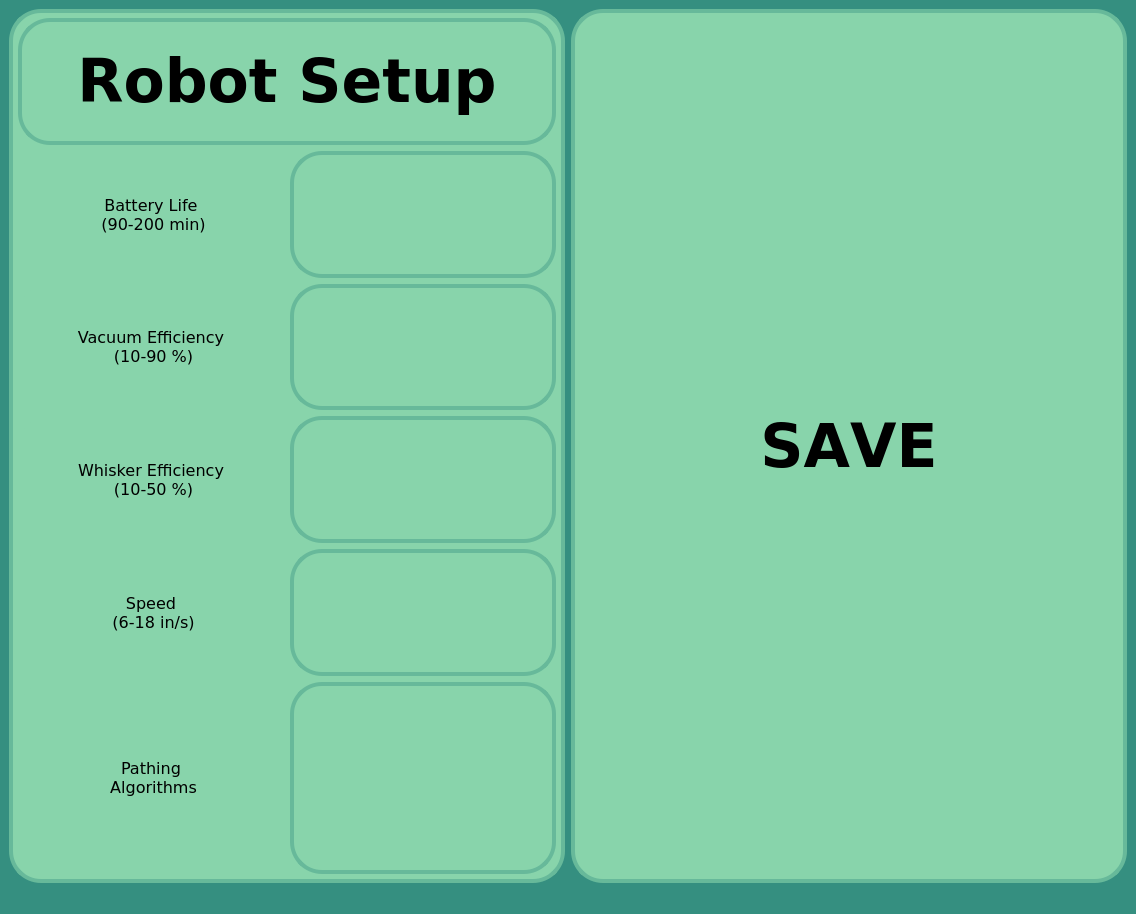
<?xml version="1.0" encoding="UTF-8"?>
<ui version="4.0">
 <class>SettingsWindow</class>
 <widget class="QMainWindow" name="SettingsWindow">
  <property name="geometry">
   <rect>
    <x>0</x>
    <y>0</y>
    <width>1136</width>
    <height>914</height>
   </rect>
  </property>
  <property name="sizePolicy">
   <sizepolicy hsizetype="Preferred" vsizetype="Preferred">
    <horstretch>0</horstretch>
    <verstretch>0</verstretch>
   </sizepolicy>
  </property>
  <property name="font">
   <font>
    <pointsize>25</pointsize>
    <kerning>false</kerning>
   </font>
  </property>
  <property name="windowTitle">
   <string>MainWindow</string>
  </property>
  <property name="styleSheet">
   <string notr="true">background-color: rgba(53, 143, 128, 1);</string>
  </property>
  <widget class="QWidget" name="centralwidget">
   <layout class="QHBoxLayout" name="horizontalLayout">
    <item>
     <widget class="QWidget" name="verticalWidget_2" native="true">
      <property name="sizePolicy">
       <sizepolicy hsizetype="Preferred" vsizetype="Expanding">
        <horstretch>0</horstretch>
        <verstretch>0</verstretch>
       </sizepolicy>
      </property>
      <property name="font">
       <font>
        <family>Verdana</family>
        <pointsize>9</pointsize>
        <kerning>true</kerning>
       </font>
      </property>
      <property name="styleSheet">
       <string notr="true">
	background: rgba(136, 212, 171, 1);
	border-width: 4px;
	border-style: solid;
	border-radius: 32px;
	border-color: rgba(103, 185, 154, 1);
</string>
      </property>
      <layout class="QVBoxLayout" name="verticalLayout_2">
       <item>
        <widget class="QLabel" name="label">
         <property name="font">
          <font>
           <family>Verdana</family>
           <pointsize>45</pointsize>
           <bold>true</bold>
           <kerning>false</kerning>
          </font>
         </property>
         <property name="text">
          <string>Robot Setup</string>
         </property>
         <property name="alignment">
          <set>Qt::AlignmentFlag::AlignCenter</set>
         </property>
        </widget>
       </item>
       <item>
        <layout class="QHBoxLayout" name="horizontalLayout_2">
         <item>
          <widget class="QLabel" name="label_2">
           <property name="font">
            <font>
             <family>Verdana</family>
             <pointsize>12</pointsize>
             <kerning>true</kerning>
            </font>
           </property>
           <property name="styleSheet">
            <string notr="true">border-width: 0px;</string>
           </property>
           <property name="frameShape">
            <enum>QFrame::Shape::Box</enum>
           </property>
           <property name="lineWidth">
            <number>3</number>
           </property>
           <property name="midLineWidth">
            <number>3</number>
           </property>
           <property name="text">
            <string>Battery Life
 (90-200 min)</string>
           </property>
           <property name="alignment">
            <set>Qt::AlignmentFlag::AlignCenter</set>
           </property>
          </widget>
         </item>
         <item>
          <widget class="QLineEdit" name="batteryLifeEdit">
           <property name="sizePolicy">
            <sizepolicy hsizetype="Minimum" vsizetype="Preferred">
             <horstretch>0</horstretch>
             <verstretch>0</verstretch>
            </sizepolicy>
           </property>
           <property name="font">
            <font>
             <family>Verdana</family>
             <pointsize>12</pointsize>
             <kerning>true</kerning>
            </font>
           </property>
           <property name="frame">
            <bool>false</bool>
           </property>
           <property name="alignment">
            <set>Qt::AlignmentFlag::AlignCenter</set>
           </property>
          </widget>
         </item>
        </layout>
       </item>
       <item>
        <layout class="QHBoxLayout" name="horizontalLayout_3">
         <item>
          <widget class="QLabel" name="label_3">
           <property name="font">
            <font>
             <family>Verdana</family>
             <pointsize>12</pointsize>
             <kerning>true</kerning>
            </font>
           </property>
           <property name="styleSheet">
            <string notr="true">border-width: 0px;</string>
           </property>
           <property name="frameShape">
            <enum>QFrame::Shape::Box</enum>
           </property>
           <property name="lineWidth">
            <number>3</number>
           </property>
           <property name="midLineWidth">
            <number>3</number>
           </property>
           <property name="text">
            <string>Vacuum Efficiency
 (10-90 %)</string>
           </property>
           <property name="alignment">
            <set>Qt::AlignmentFlag::AlignCenter</set>
           </property>
          </widget>
         </item>
         <item>
          <widget class="QLineEdit" name="vacuumEfficiencyEdit">
           <property name="sizePolicy">
            <sizepolicy hsizetype="Minimum" vsizetype="Preferred">
             <horstretch>0</horstretch>
             <verstretch>0</verstretch>
            </sizepolicy>
           </property>
           <property name="font">
            <font>
             <family>Verdana</family>
             <pointsize>12</pointsize>
             <kerning>true</kerning>
            </font>
           </property>
           <property name="frame">
            <bool>false</bool>
           </property>
           <property name="alignment">
            <set>Qt::AlignmentFlag::AlignCenter</set>
           </property>
          </widget>
         </item>
        </layout>
       </item>
       <item>
        <layout class="QHBoxLayout" name="horizontalLayout_4">
         <item>
          <widget class="QLabel" name="label_4">
           <property name="font">
            <font>
             <family>Verdana</family>
             <pointsize>12</pointsize>
             <kerning>true</kerning>
            </font>
           </property>
           <property name="styleSheet">
            <string notr="true">border-width: 0px;</string>
           </property>
           <property name="frameShape">
            <enum>QFrame::Shape::Box</enum>
           </property>
           <property name="lineWidth">
            <number>3</number>
           </property>
           <property name="midLineWidth">
            <number>3</number>
           </property>
           <property name="text">
            <string>Whisker Efficiency
 (10-50 %)</string>
           </property>
           <property name="alignment">
            <set>Qt::AlignmentFlag::AlignCenter</set>
           </property>
          </widget>
         </item>
         <item>
          <widget class="QLineEdit" name="whiskerEfficiencyEdit">
           <property name="sizePolicy">
            <sizepolicy hsizetype="Minimum" vsizetype="Preferred">
             <horstretch>0</horstretch>
             <verstretch>0</verstretch>
            </sizepolicy>
           </property>
           <property name="font">
            <font>
             <family>Verdana</family>
             <pointsize>12</pointsize>
             <kerning>true</kerning>
            </font>
           </property>
           <property name="frame">
            <bool>false</bool>
           </property>
           <property name="alignment">
            <set>Qt::AlignmentFlag::AlignCenter</set>
           </property>
          </widget>
         </item>
        </layout>
       </item>
       <item>
        <layout class="QHBoxLayout" name="horizontalLayout_5">
         <item>
          <widget class="QLabel" name="label_5">
           <property name="font">
            <font>
             <family>Verdana</family>
             <pointsize>12</pointsize>
             <kerning>true</kerning>
            </font>
           </property>
           <property name="styleSheet">
            <string notr="true">border-width: 0px;</string>
           </property>
           <property name="frameShape">
            <enum>QFrame::Shape::Box</enum>
           </property>
           <property name="lineWidth">
            <number>3</number>
           </property>
           <property name="midLineWidth">
            <number>3</number>
           </property>
           <property name="text">
            <string>Speed
 (6-18 in/s)</string>
           </property>
           <property name="alignment">
            <set>Qt::AlignmentFlag::AlignCenter</set>
           </property>
          </widget>
         </item>
         <item>
          <widget class="QLineEdit" name="speedEdit">
           <property name="sizePolicy">
            <sizepolicy hsizetype="Minimum" vsizetype="Preferred">
             <horstretch>0</horstretch>
             <verstretch>0</verstretch>
            </sizepolicy>
           </property>
           <property name="font">
            <font>
             <family>Verdana</family>
             <pointsize>12</pointsize>
             <kerning>true</kerning>
            </font>
           </property>
           <property name="frame">
            <bool>false</bool>
           </property>
           <property name="alignment">
            <set>Qt::AlignmentFlag::AlignCenter</set>
           </property>
          </widget>
         </item>
        </layout>
       </item>
       <item>
        <layout class="QHBoxLayout" name="horizontalLayout_6">
         <item>
          <widget class="QLabel" name="label_6">
           <property name="font">
            <font>
             <family>Verdana</family>
             <pointsize>12</pointsize>
             <kerning>true</kerning>
            </font>
           </property>
           <property name="styleSheet">
            <string notr="true">border-width: 0px;</string>
           </property>
           <property name="frameShape">
            <enum>QFrame::Shape::Box</enum>
           </property>
           <property name="lineWidth">
            <number>3</number>
           </property>
           <property name="midLineWidth">
            <number>3</number>
           </property>
           <property name="text">
            <string>Pathing
 Algorithms</string>
           </property>
           <property name="alignment">
            <set>Qt::AlignmentFlag::AlignCenter</set>
           </property>
          </widget>
         </item>
         <item>
          <widget class="QListWidget" name="selectAlgorithms">
           <property name="sizePolicy">
            <sizepolicy hsizetype="Minimum" vsizetype="Minimum">
             <horstretch>0</horstretch>
             <verstretch>0</verstretch>
            </sizepolicy>
           </property>
           <property name="font">
            <font>
             <family>Verdana</family>
             <pointsize>12</pointsize>
             <kerning>true</kerning>
            </font>
           </property>
           <property name="frameShape">
            <enum>QFrame::Shape::Box</enum>
           </property>
           <property name="frameShadow">
            <enum>QFrame::Shadow::Plain</enum>
           </property>
           <property name="lineWidth">
            <number>0</number>
           </property>
           <property name="resizeMode">
            <enum>QListView::ResizeMode::Fixed</enum>
           </property>
          </widget>
         </item>
        </layout>
       </item>
      </layout>
     </widget>
    </item>
    <item>
     <layout class="QVBoxLayout" name="verticalLayout">
      <item>
       <widget class="QPushButton" name="pushButtonSave">
        <property name="sizePolicy">
         <sizepolicy hsizetype="Minimum" vsizetype="Expanding">
          <horstretch>0</horstretch>
          <verstretch>0</verstretch>
         </sizepolicy>
        </property>
        <property name="font">
         <font>
          <family>Verdana</family>
          <pointsize>45</pointsize>
          <bold>true</bold>
          <kerning>false</kerning>
         </font>
        </property>
        <property name="styleSheet">
         <string notr="true">QPushButton{
	background: rgba(136, 212, 171, 1);
	border-width: 4px;
	border-style: solid;
	border-radius: 32px;
	border-color: rgba(103, 185, 154, 1);
}
QPushButton::hover {
	background: rgba(103, 185, 154, 1);
	border-width: 4px;
	border-style: solid;
	border-radius: 32px;
	border-color: rgba(103, 185, 154, 1);
}
</string>
        </property>
        <property name="text">
         <string>SAVE</string>
        </property>
        <property name="autoDefault">
         <bool>false</bool>
        </property>
        <property name="default">
         <bool>false</bool>
        </property>
        <property name="flat">
         <bool>false</bool>
        </property>
       </widget>
      </item>
     </layout>
    </item>
   </layout>
  </widget>
  <widget class="QStatusBar" name="statusbar"/>
 </widget>
 <resources/>
 <connections/>
</ui>
